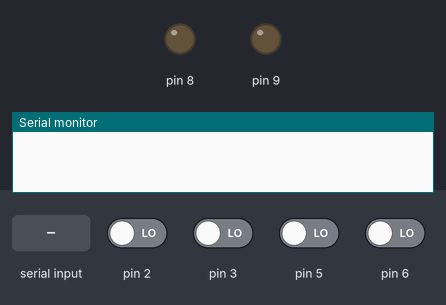
Bench run of a sketch on a simulated Arduino Uno, built with avr-gcc and run on an emulated ATmega328P. Shown: output pins drawn as LEDs (lit = HIGH), the last lines printed to the serial monitor. Inputs (shaded band) come from the test bench; at power-on: pin 2, pin 3, pin 5, pin 6 LOW.

Above: at 1.2 s.
1.3 s: pin 5 driven HIGH
3.0 s: "90,45\n" received over the second serial link
At 4.5 s:
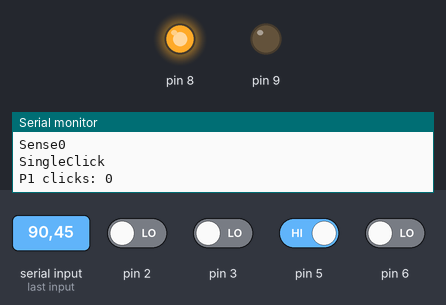
6.0 s: "90,45\n" received over Serial
7.8 s: "1\n" received over the second serial link
Timing chart, 0 to 10.8 s (numbered marks = the images above; inputs shaded):
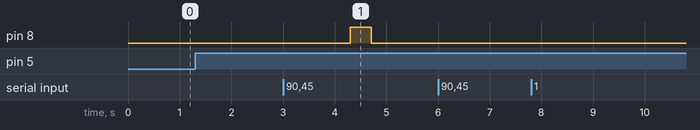

The sketch:

Commands.ino
```cpp
/*
 Instructions for Data

  8 bits wide per instruction     00  00  0000

  Pairing Instruction
      xx xx xxxx
        0-1 OpCode
        2-3 Source
        4-7 Values
      Op Code
         00 - Pairing mode
      Source
         Values at which light switch we are changing variables, up to 4 lights
      Values
        0-2
        0: PLR=0, Motion=2;Button=5;LED=8
        1: PLR=1, Motion=3;Button=6;LED=9
        2: PLR=2, Motion=4;Button=7;LED=12
        Limited by I/O Pins
        10 & 11 reserved for HC-05

  Preference Instruction Type
      xx xx xxxx
        0-1 OpCode
        2-3 Source
        4-7 Values
      Op Code
        10  -  Setting plr level
        01  -  Setting timeout value
      Source
        Values at which light switch we are changing variables, up to 4 lights

  Database Instruction
      xx  xx xxxx
         0-1 Opcode
         2-3 Source
         4-7 Values
      Op Code
        11  -  Updating Data to Firebase
      Values
        Don't Care, State, Sense, Motion


    00 xx xxxx pairing
    01 xx xxxx setting timeout value
    10 xx xxxx setting plr level
    11 xx xxxx actively listening


 */
```

Light.h
```cpp
//Arduino Light Class


class Light {
  public:

    Light(int LEDPin, int motionPin, int plrPin, int button){
      pinMode(LEDPin, OUTPUT);
      pinMode(motionPin, INPUT);
      pinMode(plrPin, INPUT);
      pinMode(button, INPUT);
      _LEDPin = LEDPin;
      _state = false;
      _sense = false;
      _motionPin = motionPin;
      _plrPin = plrPin;
      _button = button;
      _plrLevel = 600;
      _timeout = 15;
      _timePress = 0;
      _timePressLimit = 0;
      _clicks = 0;
      _dataO = 0;
      _dataN = 0;
    }
    void off(){
      digitalWrite(_LEDPin, LOW);
      bitClear(_dataN, 2);
      _state = false;
    }
    void on(){
      digitalWrite(_LEDPin, HIGH);
      bitSet(_dataN,2);
      _state = true;
    }
    void flip(){
      digitalWrite(_LEDPin, !_state);
      if(bitRead(_dataN,2) == 1){
        bitClear(_dataN,2);
      }else{
        bitSet(_dataN,2);
      }
      _state = !_state;
    }
    void setSense(boolean sense){
      if(sense){
        bitSet(_dataN,1);
      }else{
        bitClear(_dataN,1);
      }

      _sense = sense;
    }

    boolean getSense(){
       return _sense;
    }
    boolean getState(){
      return _state;
    }
    void setPLR(int value){
      _plrLevel = value * 60;
    }
    int getPLRData(){
      return analogRead(_plrPin);
    }
    int getPLR(){
      return _plrLevel;
    }
    int getPLRPin(){
      return _plrPin;
    }
    void setTimeoutVal(int timeoutVal){
      _timeout = 15 * timeoutVal;
    }

    int getTimeout(){
      return _timeout;
    }
    boolean getMotion(){
      if (digitalRead(_motionPin)){
        bitSet(_dataN,0);
      }else{
        bitClear(_dataN,0);
      }
      return digitalRead(_motionPin);
    }
    void setCounter(int counter){
      _counter = counter;
    }
    int getCounter(){
      return _counter;
    }
    void setTarget(int target){
      _target = target;
    }
    int getTarget(){
      return _target;
    }
    boolean getButtonData(){
       return digitalRead(_button);
    }
    unsigned long getTimePress(){
      return _timePress;
    }
    void setTimePress(unsigned long timePress){
      _timePress = timePress;
    }
    unsigned long getTimePressLimit(){
      return _timePressLimit;
    }
    void setTimePressLimit(unsigned long timePressLimit){
      _timePressLimit = timePressLimit;
    }
    int getClicks(){
      return _clicks;
    }
    void setClicks(int clicks){
      _clicks = clicks;
    }
    void setDataO(byte dataO){
      _dataO= dataO;
    }byte getDataO(){
      return _dataO;
    }void setDataN(byte dataN){
      _dataN = dataN;
    }byte getDataN(){
      return _dataN;
    }

  private:
    boolean _sense;
    boolean _state;
    int _LEDPin;
    int _motionPin;
    int _plrPin;
    int _button;
    int _plrLevel;
    int _timeout;
    int _counter;
    unsigned long _timePress;
    unsigned long _timePressLimit;
    int _clicks;
    byte _dataO;
    byte _dataN;
    int _target;
};
```

TwoLights.ino
```cpp
#include "Light.h"
#include <SoftwareSerial.h>

//initializing light values
Light light1(8,2,0,5);
Light light2(9,3,1,6);

//current time
int curTime = millis()/1000;

SoftwareSerial mySerial(10,11);

void setup() {

 Serial.begin(115200);
 mySerial.begin(115200);
}
//detects clicks, behaves accordingly to clicks
void clicks(Light &curLight){
  curLight.getMotion();
  //if clicked
  if (curLight.getButtonData()){
    Serial.print("P1 clicks: ");
    delay(200);
    Serial.println(curLight.getClicks());
    //click detected, timeout set before second click
    if (curLight.getClicks() == 0){
      curLight.setTimePress(millis());
      curLight.setTimePressLimit(curLight.getTimePress() + 500);
      curLight.setClicks(1);

      //second click detected, change sensing mode
    }else if (curLight.getClicks() == 1 && millis()< curLight.getTimePressLimit()){
      Serial.print("New Sense Value:");
      curLight.setSense(!curLight.getSense());
      Serial.println(curLight.getSense());
      //reset timeout values and clicks
      curLight.setTimePress(0);
      curLight.setTimePressLimit(0);
      curLight.setClicks(0);
    }
  } //only one click detected, change light state
  if (curLight.getClicks()==1 && curLight.getTimePressLimit()!=0 && millis() > curLight.getTimePressLimit()){

    if (!curLight.getSense()){
      curLight.flip();
    }
    Serial.print("Sense");
    Serial.println(curLight.getSense());
    Serial.println("SingleClick");
    //reset timeout valeus and clicks
    curLight.setTimePress(0);
    curLight.setTimePressLimit(0);
    curLight.setClicks(0);
  }
}
//function to detect motion
void detectMotion(Light &curLight){
  //if its in sensing mode
  if (curLight.getSense()){
    //Serial.print("Input:");
    //Serial.println(curLight.getPLRData());
    //if motion is detected and light levels are within threshold
    if (curLight.getMotion() && curLight.getPLRData() > curLight.getPLR()){
      //setting up timeout values
      curLight.setCounter(millis()/1000);
      curLight.setTarget(curLight.getCounter() + curLight.getTimeout());
    }
    //Serial.print("Counter:");
    //Serial.println(curLight.getCounter());
    // keep lights on until no motion has been detected for timeout value
    if (curLight.getCounter() < curLight.getTarget()){
      curLight.setCounter(millis()/1000);
      curLight.on();
      //timeout value is over turn off lights
    }else {
      curLight.off();
    }
  }
}
//used to encrypt light states to send to Rpi
void encrypt(Light &curLight){
  int num = curLight.getPLRPin() + 1;
  //if the current light has new data to send
  if (curLight.getDataO() != curLight.getDataN()){
    byte temp = curLight.getDataN();
    // 11 from 6 and 7 is opcode for actively listening
    bitSet(temp,6);
    bitSet(temp,7);
    //grabbing correct light
    if (num == 1){
      bitClear(temp,4);
      bitClear(temp,5);
    }else if (num == 2){
      bitSet(temp,4);
      bitClear(temp,5);
    }else if (num == 3){
      bitSet(temp,4);
      bitClear(temp,5);
    }else {
      bitSet(temp,4);
      bitSet(temp,5);
    }
    //passing in light data from its class to instruction
    curLight.setDataN(temp);
  }
}
//data received, decrypt it
void decrypt(int newData){
  byte binData = (byte) newData;
  //if MSB is 11 then it is actively listening data from Rpi
  if (bitRead(binData, 7) == 1 && bitRead(binData, 6) == 1){
    //updating values
    if (bitRead(binData, 4) == 0 && bitRead(binData, 5) == 0){
      light1.setTarget(0);
      // toggles light state based on bit 2
      if(bitRead(binData,2) == 1){
        light1.on();

      }if(bitRead(binData,2) == 0){
        light1.off();
      }
      //set sense value based on bit 1
      light1.setSense(bitRead(binData, 1));
      light1.setTarget(0);
      //same goes for light 2
    }if (bitRead(binData, 4) == 1 && bitRead(binData, 5) == 0){
      light2.setTarget(0);
      if(bitRead(binData,2) == 1){
        light2.on();
      }if(bitRead(binData,2) == 0){
        light2.off();
      }
      light2.setSense(bitRead(binData, 1));
    }
    //if 10 MSB, then we are changing Photoresistor levels
  }if (bitRead(binData, 7) == 1 && bitRead(binData, 6) == 0){
    byte photolevel = binData&15;
    //determining which light to change the PLR value
    if (bitRead(binData, 4) == 0 && bitRead(binData, 5) == 0){
      light1.setPLR((int) photolevel);
      Serial.print("Light 1 new PLR:");
      Serial.println(light1.getPLR());
    }if (bitRead(binData, 4) == 1 && bitRead(binData, 5) == 0){
      light2.setPLR((int) photolevel);
      Serial.print("Light 2 new PLR:");
      Serial.println(light2.getPLR());
    }
    // if 01 MSB then we are changing trimeout value
  }if (bitRead(binData, 7) == 0 && bitRead(binData, 6) == 1){
    int timeVal = binData&15;
    Serial.println(timeVal);
    //determining which light to change timeout
    if (bitRead(binData, 4) == 0 && bitRead(binData, 5) == 0){
      light1.setTimeoutVal(timeVal);
      Serial.print("Light 1 new Timeout:");
      Serial.println(light1.getTimeout());

    }if (bitRead(binData, 4) == 1 && bitRead(binData, 5) == 0){
      light2.setTimeoutVal(timeVal);
      Serial.print("Light 2 new Timeout:");
      Serial.println(light2.getTimeout());
    }
  }

}

void loop() {
  //detect clicks, motion, encrypt, send, recieve, decrypt, repeat
  clicks(light1);
  detectMotion(light1);
  encrypt(light1);
  clicks(light2);
  detectMotion(light2);
  encrypt(light2);

  if (mySerial.available()){
    //read value from Rpi
    int newVal = mySerial.readString().toInt();
    if (newVal > 15 && newVal < 248){
      Serial.print("Read value ");
      Serial.println(newVal);
      decrypt(newVal);
    }else{
      Serial.println("Error Transmitting, try again!");
    }
  }

  if (Serial.available()){
    // for each light pass instruction to Rpi
    if (light1.getDataN() != light1.getDataO() || curTime+5 < (millis()/1000)){
      mySerial.write(light1.getDataN());
      light1.setDataO(light1.getDataN());
      Serial.print("Light 1: ");
      Serial.println(light1.getDataN(), BIN);
      curTime = millis()/1000;

    }if (light2.getDataN() != light2.getDataO() || curTime+5 < (millis()/1000)){
      mySerial.write(light2.getDataN());
      light2.setDataO(light2.getDataN());
      Serial.print("Light 2: ");
      Serial.println(light2.getDataN(), BIN);
      curTime = millis()/1000;
    }
  }
}
```

Measured:
- after the input at 3.0 s, pin 8: LOW → HIGH after 1.3 s, → LOW 0.40 s later
